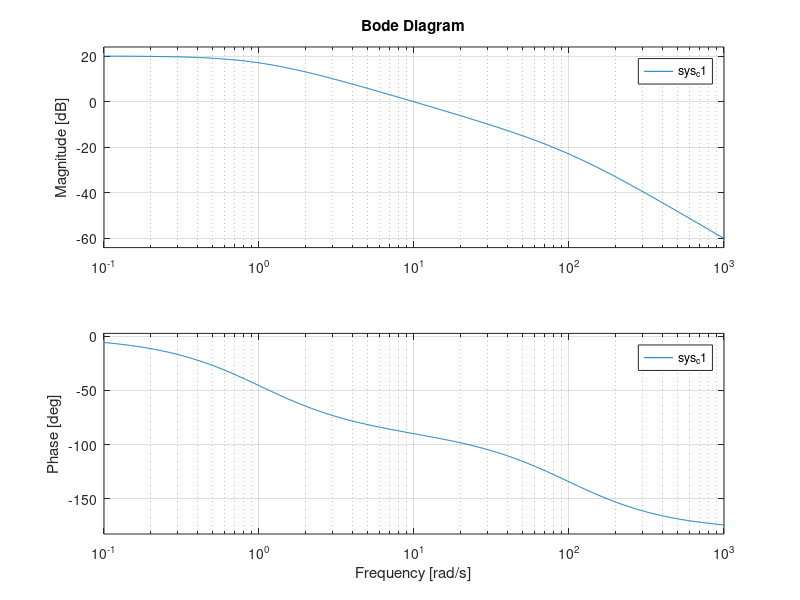
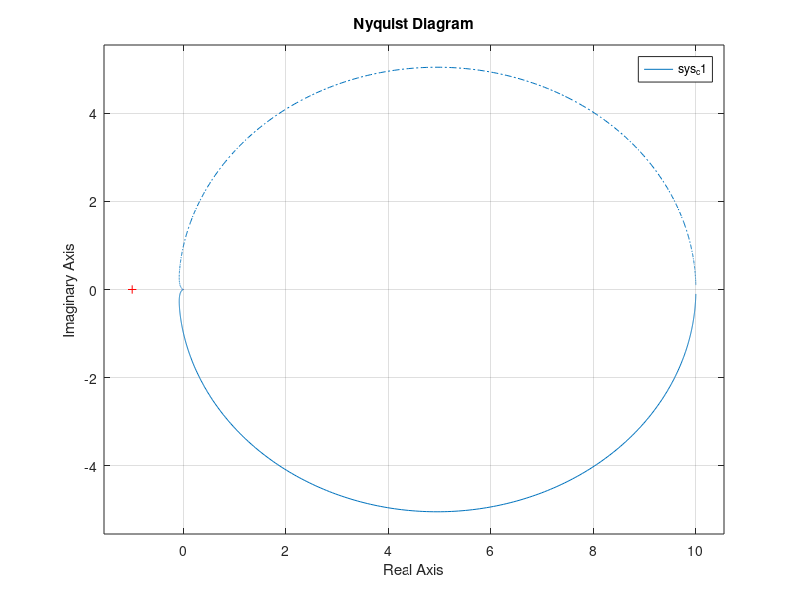

Write the MATLAB code that produced these figures, in order.
clear 
close all
clc

% Come inserire Sistemi
% Come eseguire operazione

num=10; % Definisco numeratore
den1=[1 1]; %Definisco i coefficienti del polinomio s+1
den2=[1/100 1];

%se fosse s^2 + 2, avrei [1 0 2]
%PARTO DAL COEFFICIENTE DEL GRADO MAGGIORE

den= conv(den1, den2); %prodotto tra polinomi ( con * avrei prodotto vettoriale)

%%
%%Modalità 1 di inserimento sistema

sys_c1= tf(num, den); % Crea FUNZIONE TRASFERIMENTO, con denominatore e numeratore
%(Sistema in forma Transfer Function, più facile da trattare)

%%
%%Modalità 2 di inserimento del sistema [esiste solo per s e z]

s=tf('s'); % Richiede in ingresso 1 solo carattere
%È equivalente a s=tf([1 0], 1)
%Mi permette di definire la variabile complessa s
%Come se fosse un sistema G(s)=s

sys_c2= 10/(0.01*s^2 + 1.01*s+1);

%NB: sulle variabili di tipo sistema, posso effettuare operazioni
%algebriche
%(es. sys_c1 + sys_c2)

%PRODOTTO= serie
%SOMMA= parallelo

%%
%Calcolare Zero, Poli, Guadagno

[z,p,k]=zpkdata(sys_c1, 'v'); %Restituisce zeri(z), poli(p)e costante di trasferimento(k)

% 'v': serve a specificare il formato vettoriale in uscita

%ZERI= radici del numeratore: non ci sono in questo caso
%POLI= radici del denominatore: -1 e -100

% Il polo dominante è -1, quello più lento
% Il polo veloce è -100,

%Il sistema è ASINTOTICAMENTE STABILE (Poli reali Negativi)
%[il sistema si comporta come e^(polo), quindi il polo -100 si attenua prima di -1]

Guadagno= dcgain(sys_c1);


%%
%Tracciare Diagramma di Bode

figure(1)
bode(sys_c1) %Traccia il Diagramma di Bode Reale, non asintotico!


%[Con tasto dx su grafico, ho Charateristic, per margini di fase e stabilità]

%NB: dal diagramma vedo la stabilità dell'anello chiuso [con i MARGINI]
%   con i POLI calcolo la stabilità del sistema/ anello aperto

%%
%Calcolare Margine Guadagno e Margine Fase
%NB: Margini di stabilità si riferiscono a sistema in anello chiuso!(= sys_c/(1+sys_c))

[Gm,Pm,Wcg,Wcp] = margin(sys_c1);

%Gm= margine guadagno
%Pm= margine Fase
%Wcg= pulsazione con cui calcolare margine guadagno = sarebbe la pulsazione
%     in cui la fase diventa -180°
%Wcp= pulsazione con cui calcolare margine fase


%%
%DIAGRAMMA di Nyquist, 

figure(2)
nyquist(sys_c1)


%%
%Stabilità del sistema G1: tutti i poli hanno parte reale minore di 0
% -> sistema è asinoticamente stabile

%Margini di fase e di guadagno sono entrambi maggiori di 0 (coerente con sistema asintoticamente stabile in retroazionw)
%MA: i sistema retroazionato ha funz.di trasf.= G1/ 1+G1
%di cui potrebbe non essere semplice calcolare i poli
%Quindi: criterio di bode e di Nyquist:
%per capire stabilità del sistema retroazionato direttamente dal sistema G1
%Ovvero: con margini di fase e di guadagno

%-> PM> 0 e GM>0 -> G1/1+G1 è stabile (sistema retroazionato)

%Quando progettiamo i controllori, metto qualcosa in serie a G1

%NB: stabilità di un sistema in anello aperto di studia:
%   SOLO CON LA PARTE REALE DEI POLI!


%%
%COME INDIVIDUARE GRAFICAMENTE GM E PM

%%
%Margine di fase PM:
%dal digramma di bode del gudagno cerco la pulsazione di taglio
%ovvero pulsazione in cui il grafico taglia l'asse 0 dB
%Guardo la fase corrispondente alla pulsazione di taglio

%PM= fase in puls. taglio - (-180°)
%-> PM>0 <-> wc< 180° (Con wc= pulsazione di taglio)

%Proprietà del sistema retroazionato deducibili da PM:
% se PM > 70/80° : il sistema retroazionato si comporta come un 
%               sistema del 1° ordine 
%MA: sistemi del 1° ordine NON oscillano: 
%per oscillare servono 2 poli compl.coniug. [come FTC]

%NB: evita sistemi con diagrammi di bode del moduloche stanno troppo tempo
%vicino ad asse di 0 dB
%-> le apprssimazioni di basano du fatto che il digramma di Bode del modulo
% del sistema in anello aperto sia:
%>> 1 , per w< wc
%<< 1 , per w> wc

%NB: i sistemi lineari non generano altre pulsazioni oltre a quelle delle
%   sinusoidi usate in ingresso
%    I sistemi NON lineari GENERANO componenti frequenziali


%%
%Margine di Guadagno GM:
% si calcola partendo dalla puulsazione in cui il diagramma di bode della
% fase taglia i 180°, ovvero wπ (pi greco)
%
%Distanza da 0 al valore in wπ è pari a GM:
%:-> GM>0 se diagramma di bode sta sotto o 0

%%
% Oltre al >0 , è importante anche il valore, per capire quanto oscilla

%Inoltre, Margini= perturbazione massima che posso portare al sistema
% mantenendo il sistema stabile

% GM è quanto posso 'sbagliare' il modulo, tenendo il sistema stabile
